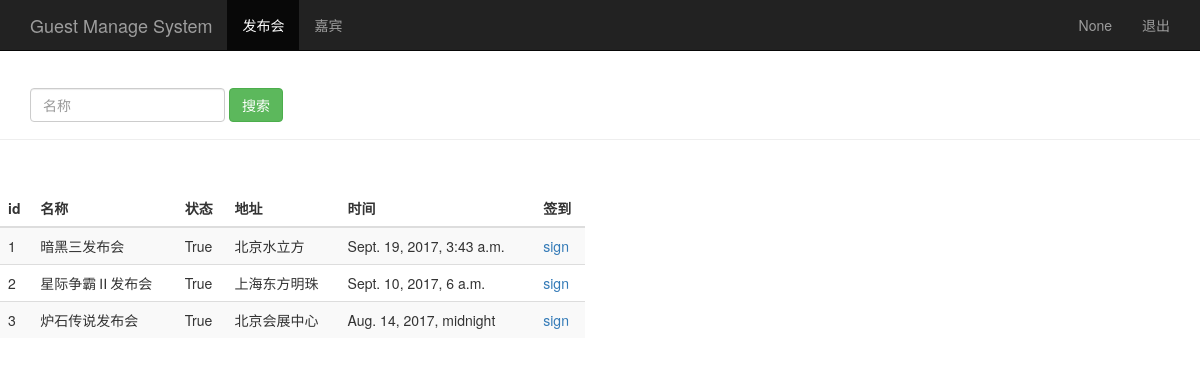
/event_manage/, run on the app's committed database.
### sign/models.py (models this page shows, shortened)
class Event(models.Model):
    name = models.CharField(max_length=100)         # 发布会标题
    limit = models.IntegerField()                   # 参加人数
    status = models.BooleanField()                  # 状态
    address = models.CharField(max_length=200)      # 地址
    start_time = models.DateTimeField('event time')     # 发布会时间
    create_time = models.DateTimeField(auto_now=True)   # 创建时间

### sign/views.py (the view)
# urls.py: url(r'^event_manage/$', views.event_manage),
def event_manage(request):
    username = request.session.get('user')
    event_list = Event.objects.all()
    return render(request, "event_manage.html", {'user': username, 'events': event_list})

### sign/templates/event_manage.html (shortened to what this page needs)
<!DOCTYPE html>
<html lang="zh-CN">
<head>
    {% load bootstrap3 %}
    {% bootstrap_css %}
</head>
<body role="document">
    <nav class="navbar navbar-inverse navbar-fixed-top">
        <div class="container">
            <div class="navbar-header">
                <a class="navbar-brand" href="/event_manage/">Guest Manage System</a>
            </div>
            <div id="navbar" class="collapse navbar-collapse">
                <ul class="nav navbar-nav">
                    <li class="active"><a href="#">发布会</a> </li>
                    <li><a href="/guest_manage/">嘉宾</a> </li>
                </ul>
                <ul class="nav navbar-nav navbar-right">
                    <li><a href="#">{{ user }}</a></li>
                    <li><a href="/logout/">退出</a></li>
                </ul>
            </div>
        </div>
    </nav>
    <div class="page-header" style="padding-top: 40px;">
        <div id="navbar" class="navbar-collapse collapse">
            <form class="navbar-form" method="get" action="/search_name/">
                <div class="form-group">
                    <input name="name" type="text" placeholder="名称" class="form-control">
                </div>
                <button type="submit" class="btn btn-success">搜索</button>
            </form>
        </div>
    </div>
    <div class="row" style="padding-top:30px;">
        <div class="col-md-6">
            <table class="table table-striped">
                <thead>
                <tr>
                    <th>id</th>
                    <th>名称</th>
                    <th>状态</th>
                    <th>地址</th>
                    <th>时间</th>
                    <th>签到</th>
                </tr>
                </thead>
                <tbody>
                {% for event in events %}
                <tr>
                <td>{{ event.id }}</td>
                <td>{{ event.name }}</td>
                <td>{{ event.status }}</td>
                <td>{{ event.address }}</td>
                <td>{{ event.start_time }}</td>
                <td>
                    <a href="/sign_index/{{ event.id }}/" target="{{ event.id }}_blank">sign</a>
                </td>
                </tr>
                {% endfor %}
                </tbody>
            </table>
        </div>
    </div>
</body>
</html>

### data on the page
Event: id "1", name "暗黑三发布会", status "True", address "北京水立方", start_time "Sept. 19, 2017, 3:43 a.m."
Event: id "2", name "星际争霸Ⅱ发布会", status "True", address "上海东方明珠", start_time "Sept. 10, 2017, 6 a.m."
Event: id "3", name "炉石传说发布会", status "True", address "北京会展中心", start_time "Aug. 14, 2017, midnight"

### other printed values
{{ user }} "None"
